Frame 1 (no input): blank canvas, image omitted
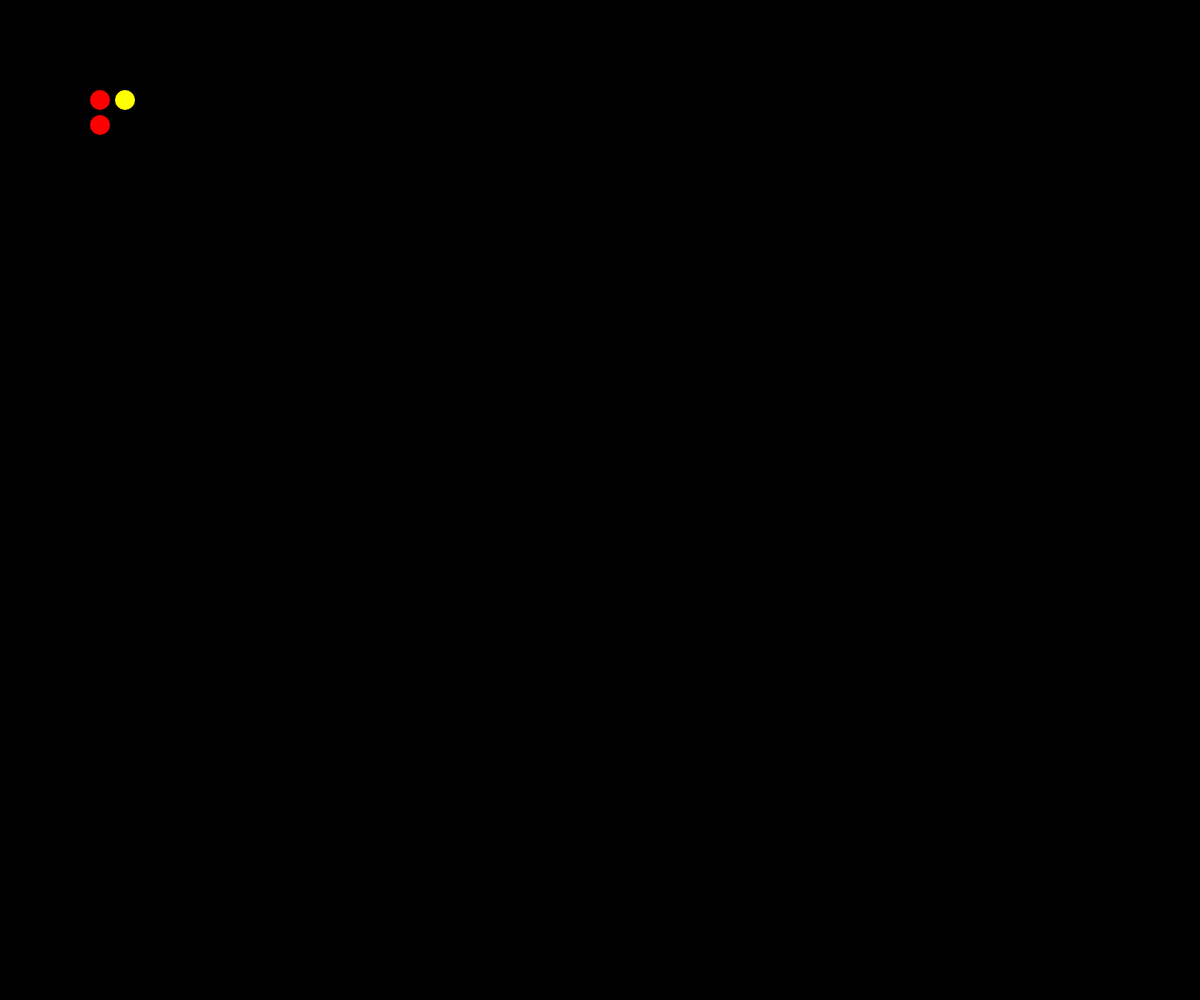
Frame 60 (no input)
Frame 120 (the mouse pressed at the canvas centre since frame 60): identical to frame 60, image omitted

The p5.js sketch that drew this single still picture (run headless with seeded random() and noise() and a simulated clock; from frame 60 on, the mouse is pressed at the canvas centre):

// p5.js sketch
// ── sketch.js
// RED             : 00
// RED TO GREEN    : 01
// GREEN           : 10
// GREEN TO RED    : 11

const RAM = [
  0b1000,
  0b1000,
  0b1100,
  0b0000,
  0b0001,
  0b0010,
  0b0010,
  0b0011,
  0b0000,
  0b0100
];

let counter = 0;

function setup() {
  createCanvas(windowWidth, windowHeight);
  // frameRate(1);
}

function draw() {
  background(0);

  const instruction = RAM[counter];
  const firstLight = (instruction & 0b1100) >> 2;
  const lastLight = instruction & 0b0011;

  noStroke();

  //  First light
  // First dot
  fill(firstLight == 0 || firstLight == 1 ? '#ff0000' : '#fff0');
  circle(100, 100, 20);

  // Second dot
  fill(firstLight == 1 || firstLight == 3 ? '#ffff00' : '#fff0');
  circle(125, 100, 20);

  // Third dot
  fill(firstLight == 2 ? '#00ff00' : '#fff0');
  circle(150, 100, 20);

  //  last light
  // First dot
  fill(lastLight == 0 || lastLight == 1 ? '#ff0000' : '#fff0');
  circle(100, 125, 20);

  // Second dot
  fill(lastLight == 1 || lastLight == 3 ? '#ffff00' : '#fff0');
  circle(125, 125, 20);

  // Third dot
  fill(lastLight == 2 ? '#00ff00' : '#fff0');
  circle(150, 125, 20);

  counter = (counter + 1) % RAM.length;
}
